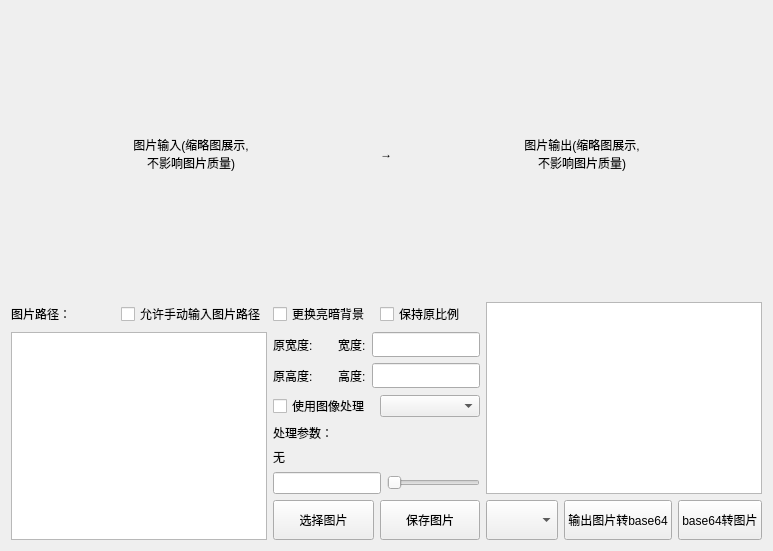
<?xml version="1.0" encoding="UTF-8"?>
<ui version="4.0">
 <class>Widget</class>
 <widget class="QWidget" name="Widget">
  <property name="geometry">
   <rect>
    <x>0</x>
    <y>0</y>
    <width>772</width>
    <height>551</height>
   </rect>
  </property>
  <property name="windowTitle">
   <string>Widget</string>
  </property>
  <layout class="QGridLayout" name="gridLayout_2">
   <item row="0" column="0">
    <layout class="QGridLayout" name="gridLayout">
     <item row="0" column="1">
      <widget class="QLabel" name="test">
       <property name="sizePolicy">
        <sizepolicy hsizetype="Preferred" vsizetype="MinimumExpanding">
         <horstretch>0</horstretch>
         <verstretch>0</verstretch>
        </sizepolicy>
       </property>
       <property name="text">
        <string> → </string>
       </property>
      </widget>
     </item>
     <item row="0" column="2">
      <widget class="QLabel" name="imgOutput">
       <property name="sizePolicy">
        <sizepolicy hsizetype="MinimumExpanding" vsizetype="MinimumExpanding">
         <horstretch>0</horstretch>
         <verstretch>0</verstretch>
        </sizepolicy>
       </property>
       <property name="minimumSize">
        <size>
         <width>360</width>
         <height>270</height>
        </size>
       </property>
       <property name="text">
        <string>图片输出(缩略图展示,
不影响图片质量)</string>
       </property>
       <property name="alignment">
        <set>Qt::AlignCenter</set>
       </property>
      </widget>
     </item>
     <item row="0" column="0">
      <widget class="QLabel" name="imgInput">
       <property name="sizePolicy">
        <sizepolicy hsizetype="MinimumExpanding" vsizetype="MinimumExpanding">
         <horstretch>0</horstretch>
         <verstretch>0</verstretch>
        </sizepolicy>
       </property>
       <property name="minimumSize">
        <size>
         <width>360</width>
         <height>270</height>
        </size>
       </property>
       <property name="text">
        <string>图片输入(缩略图展示,
不影响图片质量)</string>
       </property>
       <property name="alignment">
        <set>Qt::AlignCenter</set>
       </property>
      </widget>
     </item>
    </layout>
   </item>
   <item row="1" column="0">
    <layout class="QHBoxLayout" name="horizontalLayout_10">
     <item>
      <layout class="QVBoxLayout" name="verticalLayout_3">
       <item>
        <layout class="QHBoxLayout" name="horizontalLayout_12">
         <item>
          <widget class="QLabel" name="label_5">
           <property name="text">
            <string>图片路径：</string>
           </property>
          </widget>
         </item>
         <item>
          <widget class="QCheckBox" name="useWordInput">
           <property name="text">
            <string>允许手动输入图片路径</string>
           </property>
           <property name="checked">
            <bool>false</bool>
           </property>
          </widget>
         </item>
        </layout>
       </item>
       <item>
        <widget class="QTextEdit" name="imgRoad">
         <property name="sizePolicy">
          <sizepolicy hsizetype="Preferred" vsizetype="Preferred">
           <horstretch>0</horstretch>
           <verstretch>0</verstretch>
          </sizepolicy>
         </property>
        </widget>
       </item>
      </layout>
     </item>
     <item>
      <layout class="QVBoxLayout" name="verticalLayout_2">
       <item>
        <layout class="QHBoxLayout" name="horizontalLayout">
         <item>
          <widget class="QCheckBox" name="useOtherBg">
           <property name="text">
            <string>更换亮暗背景</string>
           </property>
          </widget>
         </item>
         <item>
          <widget class="QCheckBox" name="useSizeKeep">
           <property name="text">
            <string>保持原比例</string>
           </property>
           <property name="checked">
            <bool>false</bool>
           </property>
          </widget>
         </item>
        </layout>
       </item>
       <item>
        <layout class="QHBoxLayout" name="horizontalLayout_3">
         <item>
          <widget class="QLabel" name="label_4">
           <property name="text">
            <string>原宽度:</string>
           </property>
          </widget>
         </item>
         <item>
          <widget class="QLabel" name="imgRawW">
           <property name="text">
            <string/>
           </property>
          </widget>
         </item>
         <item>
          <widget class="QLabel" name="label">
           <property name="sizePolicy">
            <sizepolicy hsizetype="Preferred" vsizetype="Preferred">
             <horstretch>0</horstretch>
             <verstretch>0</verstretch>
            </sizepolicy>
           </property>
           <property name="text">
            <string>宽度:</string>
           </property>
          </widget>
         </item>
         <item>
          <widget class="QLineEdit" name="imgNowW">
           <property name="sizePolicy">
            <sizepolicy hsizetype="Preferred" vsizetype="Preferred">
             <horstretch>0</horstretch>
             <verstretch>0</verstretch>
            </sizepolicy>
           </property>
          </widget>
         </item>
        </layout>
       </item>
       <item>
        <layout class="QHBoxLayout" name="horizontalLayout_4">
         <item>
          <widget class="QLabel" name="label_3">
           <property name="text">
            <string>原高度:</string>
           </property>
          </widget>
         </item>
         <item>
          <widget class="QLabel" name="imgRawH">
           <property name="text">
            <string/>
           </property>
          </widget>
         </item>
         <item>
          <widget class="QLabel" name="label_2">
           <property name="text">
            <string>高度:</string>
           </property>
          </widget>
         </item>
         <item>
          <widget class="QLineEdit" name="imgNowH">
           <property name="sizePolicy">
            <sizepolicy hsizetype="Preferred" vsizetype="Preferred">
             <horstretch>0</horstretch>
             <verstretch>0</verstretch>
            </sizepolicy>
           </property>
          </widget>
         </item>
        </layout>
       </item>
       <item>
        <layout class="QHBoxLayout" name="horizontalLayout_7">
         <item>
          <widget class="QCheckBox" name="useImgDeal">
           <property name="text">
            <string>使用图像处理</string>
           </property>
           <property name="checked">
            <bool>false</bool>
           </property>
          </widget>
         </item>
         <item>
          <widget class="QComboBox" name="imgDealChoice"/>
         </item>
        </layout>
       </item>
       <item>
        <layout class="QVBoxLayout" name="verticalLayout">
         <item>
          <layout class="QHBoxLayout" name="horizontalLayout_9"/>
         </item>
         <item>
          <widget class="QLabel" name="label_6">
           <property name="text">
            <string>处理参数：  </string>
           </property>
          </widget>
         </item>
         <item>
          <widget class="QLabel" name="txtfunArg">
           <property name="text">
            <string>无</string>
           </property>
          </widget>
         </item>
         <item>
          <layout class="QHBoxLayout" name="horizontalLayout_6">
           <item>
            <widget class="QLineEdit" name="imgFunArg">
             <property name="sizePolicy">
              <sizepolicy hsizetype="Maximum" vsizetype="Fixed">
               <horstretch>0</horstretch>
               <verstretch>0</verstretch>
              </sizepolicy>
             </property>
            </widget>
           </item>
           <item>
            <layout class="QHBoxLayout" name="horizontalLayout_8">
             <item>
              <widget class="QSlider" name="imgFunArgSlider">
               <property name="sizePolicy">
                <sizepolicy hsizetype="Expanding" vsizetype="Preferred">
                 <horstretch>0</horstretch>
                 <verstretch>0</verstretch>
                </sizepolicy>
               </property>
               <property name="orientation">
                <enum>Qt::Horizontal</enum>
               </property>
              </widget>
             </item>
            </layout>
           </item>
          </layout>
         </item>
        </layout>
       </item>
       <item>
        <layout class="QHBoxLayout" name="horizontalLayout_2">
         <item>
          <widget class="QPushButton" name="btnImgChoice">
           <property name="minimumSize">
            <size>
             <width>80</width>
             <height>40</height>
            </size>
           </property>
           <property name="text">
            <string>选择图片</string>
           </property>
          </widget>
         </item>
         <item>
          <widget class="QPushButton" name="btnImgSave">
           <property name="minimumSize">
            <size>
             <width>80</width>
             <height>40</height>
            </size>
           </property>
           <property name="text">
            <string>保存图片</string>
           </property>
          </widget>
         </item>
        </layout>
       </item>
      </layout>
     </item>
     <item>
      <layout class="QVBoxLayout" name="verticalLayout_4">
       <item>
        <widget class="QTextBrowser" name="txtBase64">
         <property name="sizePolicy">
          <sizepolicy hsizetype="Preferred" vsizetype="Preferred">
           <horstretch>0</horstretch>
           <verstretch>0</verstretch>
          </sizepolicy>
         </property>
         <property name="html">
          <string>&lt;!DOCTYPE HTML PUBLIC &quot;-//W3C//DTD HTML 4.0//EN&quot; &quot;http://www.w3.org/TR/REC-html40/strict.dtd&quot;&gt;
&lt;html&gt;&lt;head&gt;&lt;meta name=&quot;qrichtext&quot; content=&quot;1&quot; /&gt;&lt;meta charset=&quot;utf-8&quot; /&gt;&lt;style type=&quot;text/css&quot;&gt;
p, li { white-space: pre-wrap; }
hr { height: 1px; border-width: 0; }
li.unchecked::marker { content: &quot;\2610&quot;; }
li.checked::marker { content: &quot;\2612&quot;; }
&lt;/style&gt;&lt;/head&gt;&lt;body style=&quot; font-family:'Microsoft YaHei UI'; font-size:9pt; font-weight:400; font-style:normal;&quot;&gt;
&lt;p style=&quot;-qt-paragraph-type:empty; margin-top:0px; margin-bottom:0px; margin-left:0px; margin-right:0px; -qt-block-indent:0; text-indent:0px;&quot;&gt;&lt;br /&gt;&lt;/p&gt;&lt;/body&gt;&lt;/html&gt;</string>
         </property>
        </widget>
       </item>
       <item>
        <layout class="QHBoxLayout" name="horizontalLayout_11">
         <item>
          <widget class="QComboBox" name="toBase64Choice">
           <property name="sizePolicy">
            <sizepolicy hsizetype="Preferred" vsizetype="Preferred">
             <horstretch>0</horstretch>
             <verstretch>0</verstretch>
            </sizepolicy>
           </property>
          </widget>
         </item>
         <item>
          <widget class="QPushButton" name="btnImg2Base">
           <property name="sizePolicy">
            <sizepolicy hsizetype="Minimum" vsizetype="Preferred">
             <horstretch>0</horstretch>
             <verstretch>0</verstretch>
            </sizepolicy>
           </property>
           <property name="text">
            <string>输出图片转base64</string>
           </property>
          </widget>
         </item>
         <item>
          <widget class="QPushButton" name="btnBase2Img">
           <property name="sizePolicy">
            <sizepolicy hsizetype="Minimum" vsizetype="Preferred">
             <horstretch>0</horstretch>
             <verstretch>0</verstretch>
            </sizepolicy>
           </property>
           <property name="minimumSize">
            <size>
             <width>80</width>
             <height>40</height>
            </size>
           </property>
           <property name="text">
            <string>base64转图片</string>
           </property>
          </widget>
         </item>
        </layout>
       </item>
      </layout>
     </item>
    </layout>
   </item>
  </layout>
 </widget>
 <resources/>
 <connections/>
</ui>
